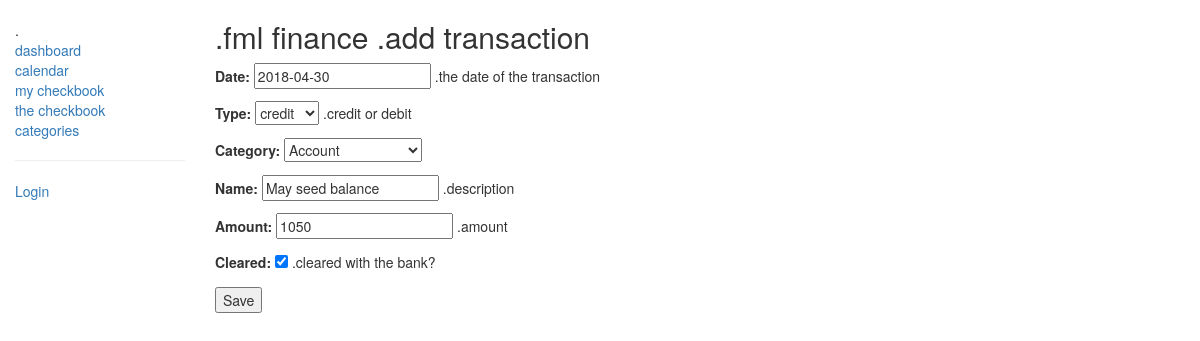
/checkbook/check/1/, run on the app's committed database.
### checkbook/models.py (models this page shows, shortened)
class Check(models.Model):
    check_type = (
        ('CR', 'credit'),
        ('DR', 'debit'),
    )
    date = models.DateField(help_text=' .the date of the transaction')
    type = models.CharField(max_length=2, choices=check_type, help_text=' .credit or debit')
    category = models.ForeignKey('Category', on_delete=models.SET_NULL, null=True)
    name = models.CharField(max_length=100, help_text=' .description')
    amount = models.IntegerField(default=0, help_text=' .amount')
    cleared = models.BooleanField(default=False, help_text=' .cleared with the bank?')
    created = models.DateTimeField(auto_now_add=True)
    class Meta:
        ordering = ["date"]

class Category(models.Model):
    name = models.CharField(max_length=100, help_text='Enter a category name')
    frequency = models.CharField(max_length=10, null=True, blank=True, help_text='Enter M(monthly) or W(weekly)')
    budget = models.IntegerField(default=0, help_text='Enter budgeted amount by frequency' )
    class Meta:
        ordering = ["name"]
    def __str__(self):
        return '{0}'.format(self.name)

### checkbook/views.py (the view)
# urls.py: path('check/<int:pk>/', views.CheckUpdate.as_view(), name='check-detail'),
class CheckUpdate(UpdateView):
    model = Check
    success_url = reverse_lazy('check-list')
    fields = ['date', 'type', 'category', 'name', 'amount', 'cleared']

### checkbook/templates/checkbook/check_form.html (shortened to what this page needs)
{% extends "base_generic.html" %}
{% block content %}
    <h2>.fml finance .add transaction</h2>
    <form method="post">{% csrf_token %}
        {{ form.as_p }}
        <input type="submit" value="Save" />
    </form>
{% endblock %}

### data on the page
Check: date "2018-04-30", type "credit", category "Account", amount "1050", cleared "☑"
Category: name "May seed balance"
